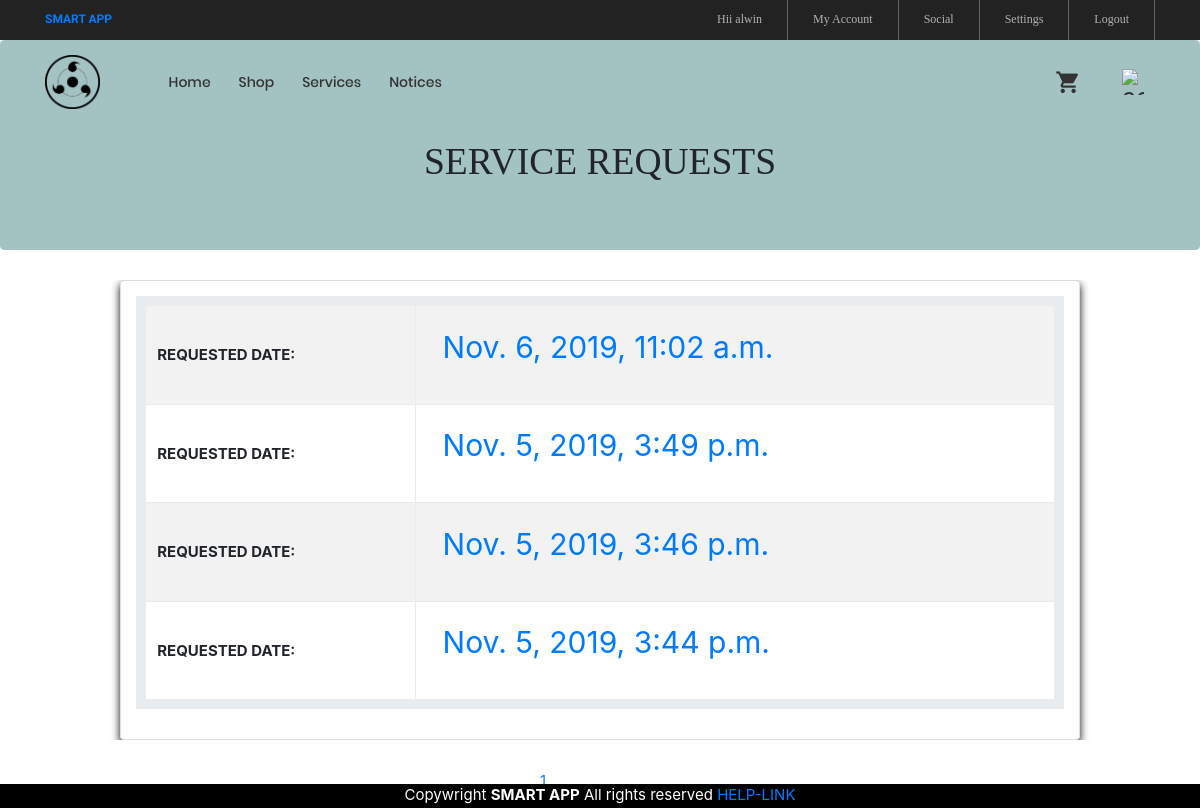
/show/ (signed in), run on the app's committed database.
### ser/models.py (models this page shows, shortened)
class Service(models.Model):
    aut = models.CharField(max_length=255 )
    flat_number = models.CharField(max_length=10)
    time = models.CharField(max_length=255 )
    body = models.TextField()
    created = models.DateTimeField(auto_now_add=True)

### ser/views.py (the view)
# urls.py: path('show/',views.Myreqview,name="show"),
@login_required
def Myreqview(request):              #display service requests
    req=Service.objects.all().order_by('-created')
    aut=request.user.username
    info=[]
    for x in req:
        if x.aut==aut:
            y={'flnum':x.created,'aut':x.aut,'aut2':aut}
            info.append(y)
    paginator=Paginator(info,5)
    try:
        page = int(request.GET.get('page','1'))
    except:
        page = 1
    try:
        info = paginator.page(page)
    except(EmptyPage, InvalidPage):
        info=paginator.page(paginator.num_pages)
    context={
            'info':info,
        }
    return render(request,'show.html',context)

### templates/show.html (shortened to what this page needs)
{% extends 'base.html' %}
{% load static %}
{% block page_content %}
{% load widget_tweaks %}
<head>
  <link rel="stylesheet" href="{% static 'https://maxcdn.bootstrapcdn.com/bootstrap/3.3.5/css/bootstrap.min.css' %}">
 </head>
<body>
<div class="jumbotron" style="background-color:#a3c2c2">
	<h1 style="font-family: 'Cormorant', serif;"><br><center> SERVICE REQUESTS</center></h1>
</div>
<div class="container-fluid" style="padding-left: 10%;padding-right: 10%;overflow:hidden">
<div class="card p-3" style="overflow:scroll">
<table class="table table-bordered table-striped table-hover table-responsive" style="border-width: 10px;">
	<div class="row pl " >
			<tbody>
		{% for y in info %}
			{% if  y.aut2 == y.aut %}
					<tr>
								<td style="line-height: 5">
								<b>	REQUESTED DATE: </b></td>
								<td>
                        <a class="nav-link" href= "{% url 'serv_view' y.flnum %}" style="font-size: 30px">{{y.flnum}}</a>
							 </td>
			 		 </tr>
				{% endif %}
		{% endfor %}
		</tbody></table>
	</div></body>
	</div>
	<div class="pagination p-t-30"  style=" left: 0; bottom: 5%; width: 100%;z-index:3;">
				<ul style="margin-left: 45%">
			{% for pg in info.paginator.page_range %}
			{% if info.number == pg %}
	<a href="?page={{ pg }}" style="color:#1a75ff">{{ pg }}</a>
			{% endif %}
			{% endfor %}
		</ul>
</div>
	{% endblock %}

### templates/base.html (shortened to what this page needs)
{% load static	 %}
<!DOCTYPE html>
<html lang="en">
<head>
	<link rel="stylesheet" type="text/css" href="{% static 'vendor/bootstrap/css/bootstrap.min.css' %}">
	<link rel="stylesheet" type="text/css" href="{% static 'fonts/font-awesome-4.7.0/css/font-awesome.min.css' %}">
	<link rel="stylesheet" type="text/css" href="{% static 'fonts/iconic/css/material-design-iconic-font.min.css' %}">
	<link rel="stylesheet" type="text/css" href="{% static 'fonts/linearicons-v1.0.0/icon-font.min.css' %}">
	<link rel="stylesheet" type="text/css" href="{% static 'vendor/animate/animate.css' %}">
	<link rel="stylesheet" type="text/css" href="{% static 'vendor/css-hamburgers/hamburgers.min.css' %}">
	<link rel="stylesheet" type="text/css" href="{% static 'vendor/animsition/css/animsition.min.css' %}">
	<link rel="stylesheet" type="text/css" href="{% static 'vendor/select2/select2.min.css' %}">
	<link rel="stylesheet" type="text/css" href="{% static 'vendor/daterangepicker/daterangepicker.css' %}">
	<link rel="stylesheet" type="text/css" href="{% static 'vendor/slick/slick.css' %}">
	<link rel="stylesheet" type="text/css" href="{% static 'vendor/MagnificPopup/magnific-popup.css' %}">
	<link rel="stylesheet" type="text/css" href="{% static 'vendor/perfect-scrollbar/perfect-scrollbar.css' %}">
	<link rel="stylesheet" type="text/css" href="{% static 'css/util.css' %}">
	<link rel="stylesheet" type="text/css" href="{% static 'css/main.css' %}">
</head>
<body class="animsition">
	<header>
		<div class="container-menu-desktop">
			<div class="top-bar">
				<div class="content-topbar flex-sb-m h-full container">
					<div class="left-top-bar" style="font-family: Kaushan Script;color:  #9999ff;">
						<b><a href='/index'>SMART APP</a></b>
					</div>
					<div class="right-top-bar flex-w h-full">
						 {% if user.is_authenticated %}
						<a href="#" class="flex-c-m trans-04 p-lr-25" style="border-left: none">
							Hii {{user.first_name}}
						</a>
						<a href="/profile" class="flex-c-m trans-04 p-lr-25">
							My Account
						</a>
						<a href="/residents" class="flex-c-m trans-04 p-lr-25">
							Social
						</a>
						<a href="{% url 'password_change' %}"class="flex-c-m trans-04 p-lr-25">
							Settings
						</a>
						<a href="/accounts/logout" class="flex-c-m trans-04 p-lr-25">
							Logout
						</a>
						{% else %}
						<a href="/accounts/login" class="flex-c-m trans-04 p-lr-25">
							Login
						</a>
						{% endif %}
					</div>
				</div>
			</div>
			<div class="wrap-menu-desktop">
				<nav class="limiter-menu-desktop container">
					<a  class="logo" href='/index'>
						<img src="{% static 'images/logo.png' %}" alt="IMG-LOGO">
					</a>
					<div class="menu-desktop">
						<ul class="main-menu">
								<li>
								<a href="/index">Home</a>
							</li>
							<li>
								<a href="/shop">Shop</a>
							</li>
							<li >
								<a href="/req">Services</a>
							</li>
							<li>
								<a href="/h">Notices</a>
							</li>
						</ul>
					</div>
					<div class="wrap-icon-header flex-w flex-r-m">
						<div class="icon-header-item cl2 hov-cl1 trans-04 p-l-22 p-r-11 " >
							<a href="/list" class="dis-block icon-header-item cl2 hov-cl1 trans-04 p-l-22 p-r-11 " >
							<i class="zmdi zmdi-shopping-cart"></i>
						</a>
						</div>
						<a href="/show" class="dis-block icon-header-item cl2 hov-cl1 trans-04 p-l-22 p-r-11 " >
							 <img src="{% static 'images/service.png' %}" alt="service" style="width:22px;height:26px;float:right; " >
						</a>
					</div>
				</nav>
			</div>
		</div>
	</header>
	<div class="flex-container " style="margin-bottom: 8%">
{% block page_content %}
{% endblock %}
</div><body>
<div class="flex-container " style="background-color:black;color:white;position:fixed; left: 0; bottom: 0; width: 100%;z-index:3;height:3%;">
 <footer>
 <center>Copywright <b>SMART APP</b> All rights reserved <a href="https://www.google.co.in/">
  HELP-LINK</a></center>
</footer>
</div>
</body>
</html>

### signin/static/css/main.css (style rules this page uses)
.container { max-width: 1380px; }
@media (max-width: 1600px) { .container { max-width: 1200px; } }
.container-menu-desktop { height: auto; width: 100%; position: relative; -webkit-transition: all 0.3s; -o-transition: all 0.3s; -moz-transition: all 0.3s; transition: all 0.3s; }
.top-bar { height: 40px; background-color: #222; }
.left-top-bar { font-family: Poppins-Regular; font-size: 12px; line-height: 1.8; color: #b2b2b2; }
.right-top-bar a { font-family: Poppins-Regular; font-size: 12px; line-height: 1.8; height: 100%; color: #b2b2b2; border-right: 1px solid rgba(255,255,255,0.3); }
.right-top-bar a:first-child { border-left: 1px solid rgba(255,255,255,0.3); }
.wrap-menu-desktop { position: fixed; z-index: 1100; background-color: transparent; width: 100%; height: 84px; top: 40px; left: 0px; -webkit-transition: height 0.3s, background-color 0.3s; -o-transition: height 0.3s, background-color 0.3s; -moz-transition: height 0.3s, background-color 0.3s; transition: height 0.3s, background-color 0.3s; }
.limiter-menu-desktop { height: 100%; display: -webkit-box; display: -webkit-flex; display: -moz-box; display: -ms-flexbox; display: flex; align-items: center; background-color: transparent; }
.logo { display: -webkit-box; display: -webkit-flex; display: -moz-box; display: -ms-flexbox; display: flex; align-items: center; height: 65%; margin-right: 55px; }
.logo img { max-width: 100%; max-height: 100%; }
.menu-desktop { display: -webkit-box; display: -webkit-flex; display: -moz-box; display: -ms-flexbox; display: flex; align-items: center; height: 100%; }
.main-menu { list-style-type: none; margin: 0; display: -webkit-box; display: -webkit-flex; display: -moz-box; display: -ms-flexbox; display: flex; align-items: center; }
.main-menu > li { display: block; position: relative; padding: 20px 10px 20px 0px; margin: 0px 4px 0px 14px; }
.main-menu > li > a { font-family: Poppins-Medium; font-size: 14px; color: #333; padding: 5px 0px; transition: all 0.4s; -webkit-transition: all 0.4s; -o-transition: all 0.4s; -moz-transition: all 0.4s; }
.wrap-icon-header { flex-grow: 1; }
.icon-header-item { position: relative; font-size: 26px; line-height: 1; cursor: pointer; }
.cl2 { color: #333; }

### templates/base.html (style rules this page uses)
.card { box-shadow: 0 4px 8px 0 rgb(7, 6, 6); transition: 0.3s; }

### data on the page
Service: flnum "Nov. 6, 2019, 11:02 a.m."
Service: flnum "Nov. 5, 2019, 3:49 p.m."
Service: flnum "Nov. 5, 2019, 3:46 p.m."
Service: flnum "Nov. 5, 2019, 3:44 p.m."

### other printed values
{{ user.first_name }} "alwin"
{{ pg }} "1"
